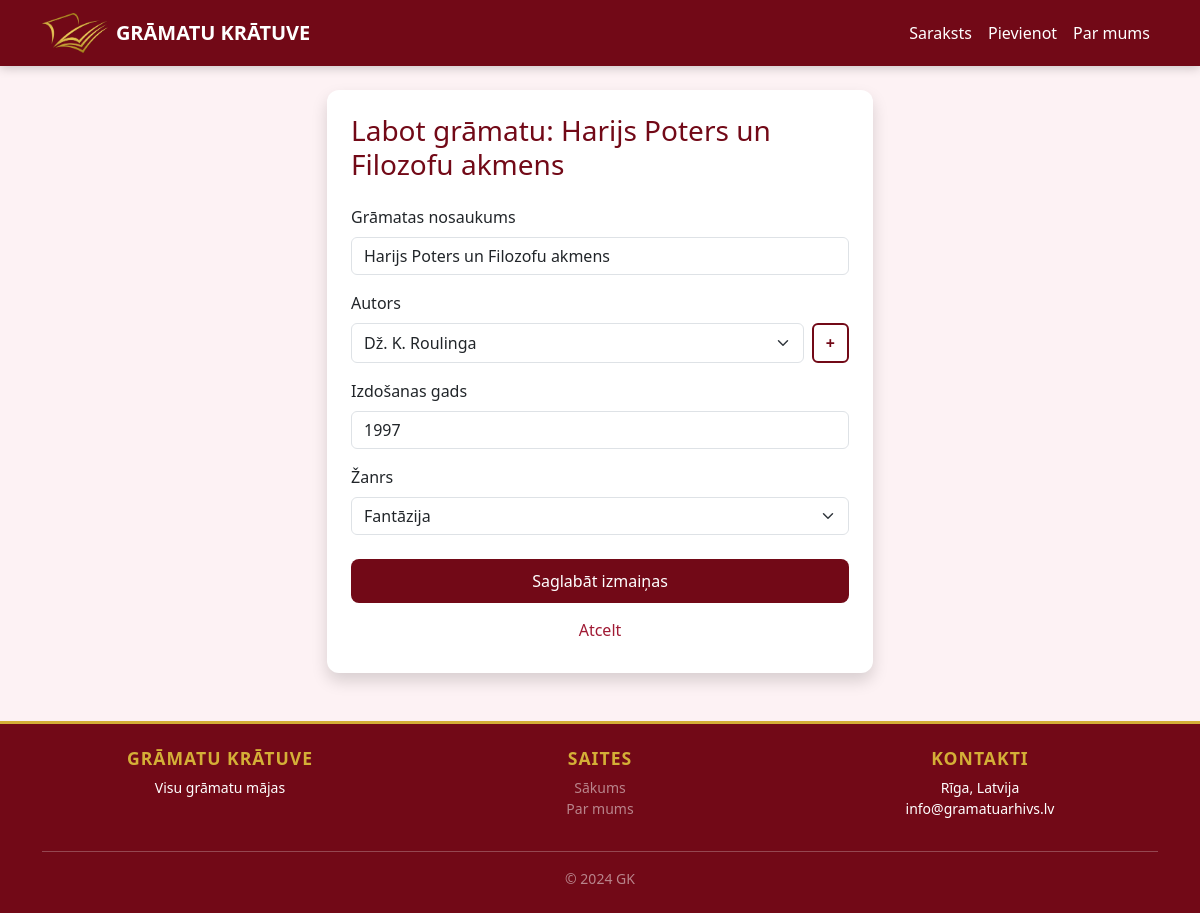
Screenshot of /rediget/2 with the database file from the repository.
### tables this page shows
CREATE TABLE books (
            id INTEGER PRIMARY KEY AUTOINCREMENT, 
            title TEXT NOT NULL, 
            gads INTEGER,
            author_id INTEGER, 
            zanrs_id INTEGER,
            bilde TEXT,
            FOREIGN KEY(author_id) REFERENCES authors(id), 
            FOREIGN KEY(zanrs_id) REFERENCES zanri(id)
        );

CREATE TABLE authors (id INTEGER PRIMARY KEY AUTOINCREMENT, name TEXT NOT NULL);

CREATE TABLE zanri (id INTEGER PRIMARY KEY AUTOINCREMENT, name TEXT NOT NULL);

### app.py (the view, shortened to what this page needs)
@app.route('/rediget/<int:id>', methods=('GET', 'POST'))
def rediget(id):
    conn = get_db()
    book = conn.execute('SELECT * FROM books WHERE id=?', (id,)).fetchone()
    zanri = conn.execute('SELECT * FROM zanri').fetchall()
    autori = conn.execute('SELECT * FROM authors ORDER BY name ASC').fetchall()
    conn.close()
    return render_template('rediget.html', book=book, zanri=zanri, autori=autori)

### app.py (called while the page is built)
def get_db():
    conn = sqlite3.connect('database.db')
    conn.row_factory = sqlite3.Row # Šitais palīdz dabūt datus pēc nosaukumiem
    return conn

### templates/rediget.html
{% extends 'base.html' %}
{% block content %}
<div class="row justify-content-center">
    <div class="col-md-6">
        <div class="card shadow p-4">
            <h3 style="color: var(--dark-rose);" class="mb-4">Labot grāmatu: {{ book.title }}</h3>
            <form method="POST">
                <div class="mb-3">
                    <label class="form-label font-weight-bold">Grāmatas nosaukums</label>
                    <input type="text" name="title" class="form-control" value="{{ book.title }}" required>
                </div>
                <div class="mb-3">
                    <label class="form-label font-weight-bold">Autors</label>
                    <div class="d-flex gap-2">
                        <select name="author_id" class="form-select" required>
                            {% for a in autori %}
                                <option value="{{ a.id }}" {% if a.id == book.author_id %}selected{% endif %}>
                                    {{ a.name }}
                                </option>
                            {% endfor %}
                        </select>
                        <a href="/pievienot_autoru" class="btn btn-outline-rose" title="Pievienot jaunu autoru">+</a>
                    </div>
                </div>
                <div class="mb-3">
                    <label class="form-label font-weight-bold">Izdošanas gads</label>
                    <input type="number" name="gads" class="form-control" value="{{ book.gads }}" required>
                </div>
                <div class="mb-3">
                    <label class="form-label font-weight-bold">Žanrs</label>
                    <select name="zanrs_id" class="form-select">
                        {% for z in zanri %}
                            <option value="{{ z.id }}" {% if z.id == book.zanrs_id %}selected{% endif %}>
                                {{ z.name }}
                            </option>
                        {% endfor %}
                    </select>
                </div>
                <div class="mt-4">
                    <button type="submit" class="btn btn-rose w-100">Saglabāt izmaiņas</button>
                    <a href="/gramatas" class="btn btn-link w-100 mt-2 text-decoration-none" style="color: var(--medium-rose);">Atcelt</a>
                </div>
            </form>
        </div>
    </div>
</div>
{% endblock %}

### static/style.css (style rules this page uses)
:root { --dark-rose: #720917; --medium-rose: #a01a34; --light-rose: #fdf2f4; --gold-accent: #d4af37; }
body { background-color: var(--light-rose); font-family: 'Segoe UI', Roboto, Helvetica, Arial, sans-serif; color: #333; }
.card { border: none; border-radius: 12px; overflow: hidden; transition: all 0.3s ease; }
.btn-rose { background-color: var(--dark-rose); color: white; border-radius: 8px; padding: 10px 20px; transition: 0.3s; border: none; }
.btn-outline-rose { border: 2px solid var(--dark-rose); color: var(--dark-rose); background-color: transparent; font-weight: bold; transition: 0.3s; }

### rows the page displays
books: title "Harijs Poters un Filozofu akmens", author_id "Dž. K. Roulinga", gads "1997", zanrs_id "Fantāzija"
